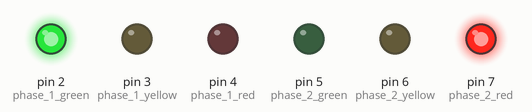
Bench run of a program on a simulated Arduino Uno, built with avr-gcc and run on an emulated ATmega328P. On the bench: output pins drawn as LEDs (lit = HIGH).

Above: at 14.5 s.
At 28.5 s:
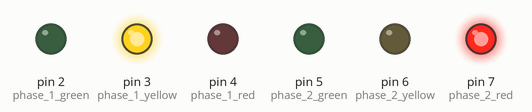
At 44.5 s:
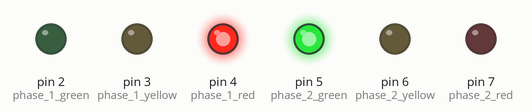
At 58.5 s:
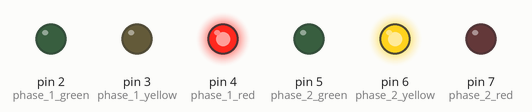
At 61.0 s:
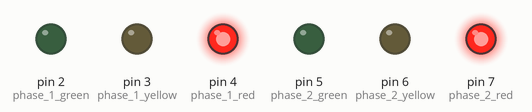
Timing chart, 0 to 80.0 s (numbered marks = the images above):
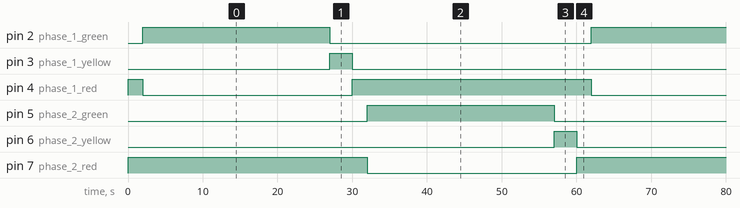

Measured:
- by itself, pin 2 (phase_1_green), pin 5 (phase_2_green): alternates HIGH for 25.0 s and LOW for 35.0 s
- by itself, pin 3 (phase_1_yellow), pin 6 (phase_2_yellow): alternates HIGH for 3.0 s and LOW for 57.0 s
- by itself, pin 4 (phase_1_red), pin 7 (phase_2_red): alternates HIGH for 32.0 s and LOW for 28.0 s

The program:

main.cpp
```cpp
// 定义交通灯引脚
#define phase_1_green 2
#include <Arduino.h>
#define phase_1_yellow 3
#define phase_1_red 4
#define phase_2_green 5
#define phase_2_yellow 6
#define phase_2_red 7

// --------------------------
// 城市道路标准配置（已更新）
// --------------------------
int cycle_time_sec = 60;      // 总周期建议 60 秒
int yellow_time_sec = 3;      // 城市标准黄灯 3 秒
int all_red_time_sec = 2;     // 全红安全时长 2 秒
float green_time_ratio = 0.5; // 两个方向绿灯分配（0.5 为对等）

// 内部计算变量
unsigned long yellow_time_ms;
unsigned long all_red_time_ms;
unsigned long green_phase1_ms;
unsigned long green_phase2_ms;

void setup() {
  pinMode(phase_1_green, OUTPUT);
  pinMode(phase_1_yellow, OUTPUT);
  pinMode(phase_1_red, OUTPUT);
  pinMode(phase_2_green, OUTPUT);
  pinMode(phase_2_yellow, OUTPUT);
  pinMode(phase_2_red, OUTPUT);

  // 预计算时间（毫秒）
  yellow_time_ms = yellow_time_sec * 1000;
  all_red_time_ms = all_red_time_sec * 1000;

  // 绿灯总时长 = 总周期 - (2次黄灯) - (2次全红)
  long total_green_ms = (cycle_time_sec * 1000L) - (yellow_time_ms * 2) - (all_red_time_ms * 2);
  green_phase1_ms = total_green_ms * green_time_ratio;
  green_phase2_ms = total_green_ms - green_phase1_ms;

  // 初始状态：双向红灯，安全起步
  digitalWrite(phase_1_red, HIGH);
  digitalWrite(phase_2_red, HIGH);
  delay(2000);
}

void loop() {
  // --- 相位 1 通行 ---
  digitalWrite(phase_1_red, LOW);
  digitalWrite(phase_1_green, HIGH);
  delay(green_phase1_ms);

  // --- 相位 1 黄灯（清空路口） ---
  digitalWrite(phase_1_green, LOW);
  digitalWrite(phase_1_yellow, HIGH);
  delay(yellow_time_ms);

  // --- 全红阶段 1（最安全的设计） ---
  digitalWrite(phase_1_yellow, LOW);
  digitalWrite(phase_1_red, HIGH);
  // 此时 phase_1_red 和 phase_2_red 都是 HIGH
  delay(all_red_time_ms);

  // --- 相位 2 通行 ---
  digitalWrite(phase_2_red, LOW);
  digitalWrite(phase_2_green, HIGH);
  delay(green_phase2_ms);

  // --- 相位 2 黄灯（清空路口） ---
  digitalWrite(phase_2_green, LOW);
  digitalWrite(phase_2_yellow, HIGH);
  delay(yellow_time_ms);

  // --- 全红阶段 2 ---
  digitalWrite(phase_2_yellow, LOW);
  digitalWrite(phase_2_red, HIGH);
  // 此时双向变红，准备进入下一个周期
  delay(all_red_time_ms);
}
```
